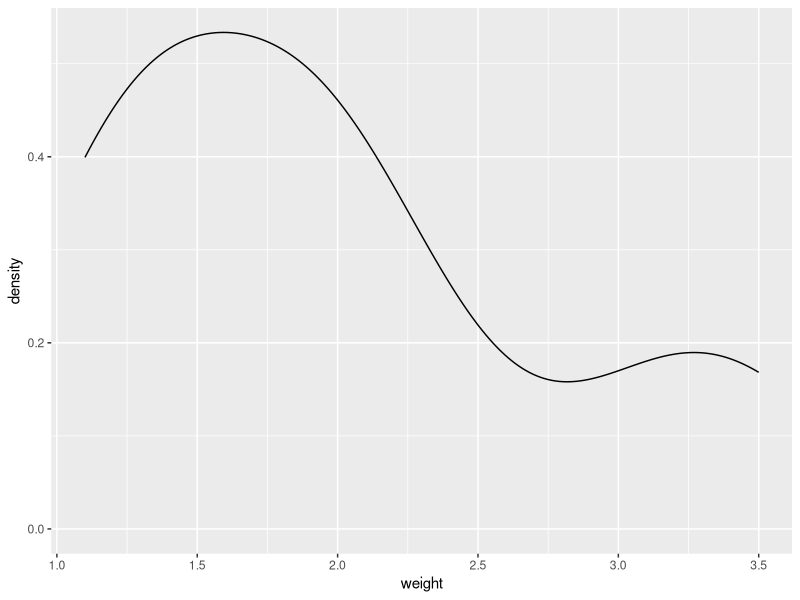
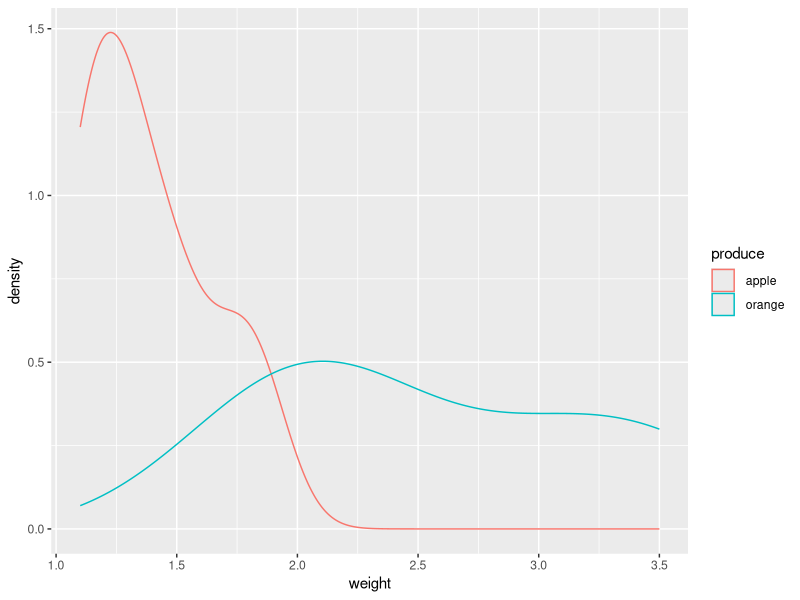
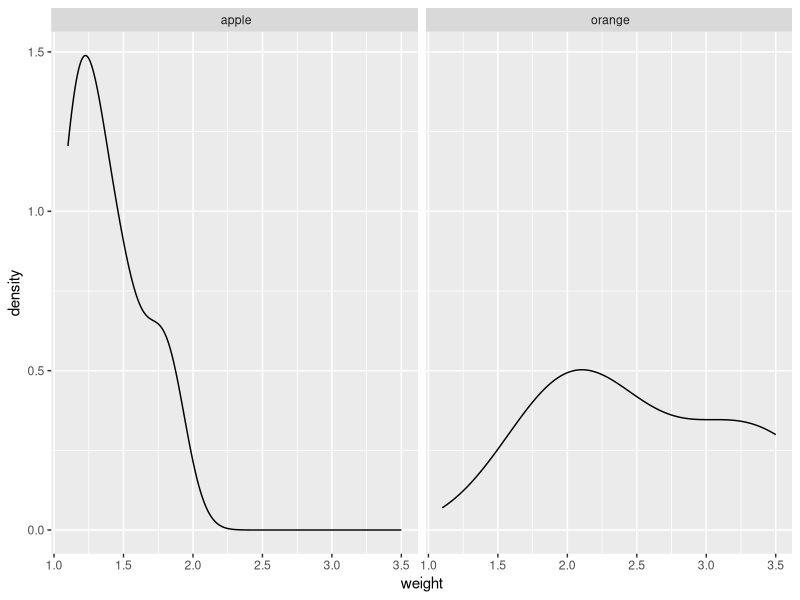
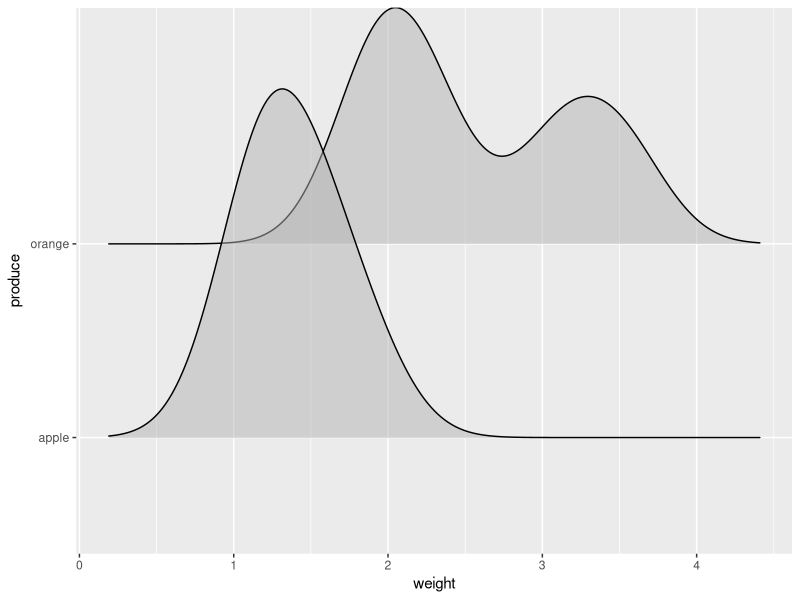

These charts were generated, in order, by the following R code:
## ---- chunk 1
library(ggplot2)
library(ggridges)
## ---- chunk 2
measures <- read.csv("measures.csv")
measures
## ---- chunk 3
#| fig-height: 2
#| fig-width: 2
ggplot(data = measures, mapping = aes(x = weight)) +
  geom_density()
## ---- chunk 4
#| fig-height: 2
#| fig-width: 3
ggplot(data = measures, mapping = aes(x = weight, color = produce)) +
  geom_density()
## ---- chunk 5
#| fig-height: 2
#| fig-width: 2
ggplot(data = measures, mapping = aes(x = weight)) +
  geom_density() +
  facet_wrap(~produce)
## ---- chunk 6
#| fig-height: 2
#| fig-width: 2
ggplot(data = measures, mapping = aes(x = weight, y = produce)) +
  geom_density_ridges(alpha = .5)
